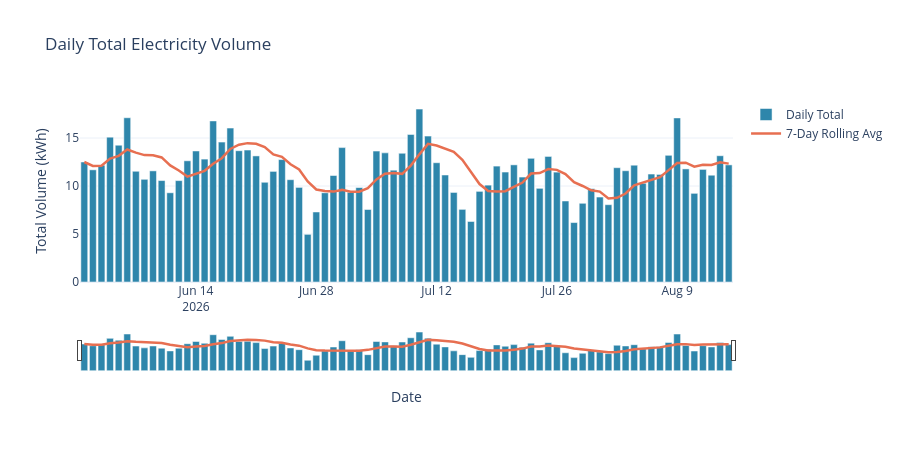

The code cell stored with this chart in its notebook:
### Code cell
plot_daily_totals(df, rolling_window=7)
